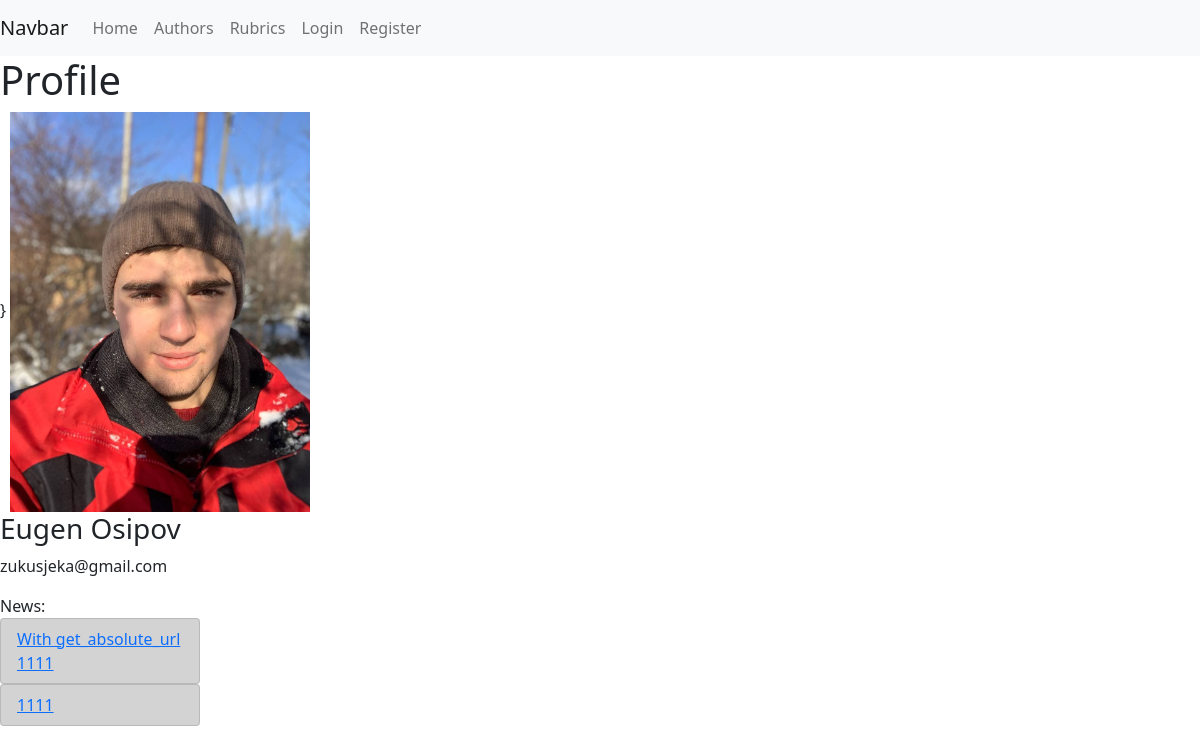
The page /author/eugenosipov-1613519753 on the database as committed earlier.
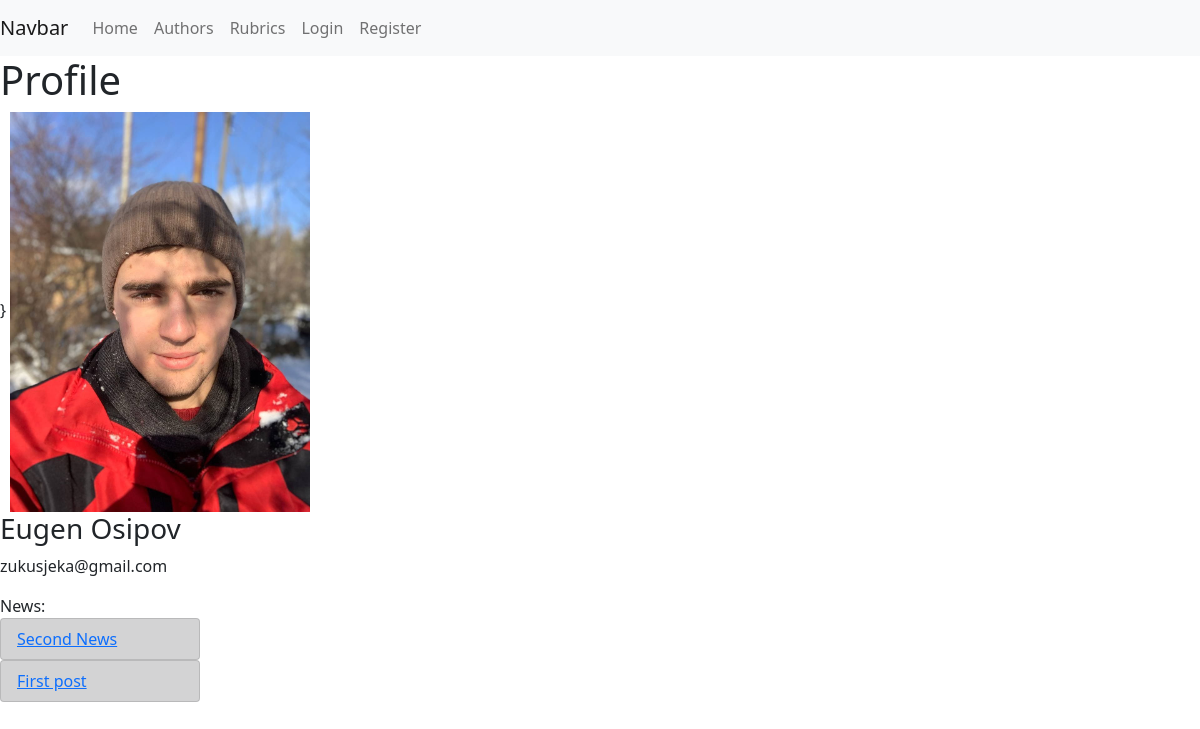
The same page on the database as committed later.
### engine/models.py (models this page shows, shortened)
class News(models.Model):
	title = models.CharField(max_length=150, verbose_name='Название новости')
	body = models.TextField(blank=True, verbose_name='Текст новости')
	slug = models.SlugField(unique=True, blank=True)
	pub_time = models.DateTimeField(auto_now_add=True)
	image = models.ImageField(blank=True, verbose_name='Фото')
	rubric = models.ManyToManyField('Rubrics', blank=True, related_name='news')
	authors = models.ManyToManyField('Authors', blank=False, related_name='authors_of_news')
	def get_absolute_url(self):
		return reverse('post_detail_url', kwargs={'slug': self.slug})
	class Meta:
		verbose_name = 'Новость'
		verbose_name_plural = 'Новости'
		ordering = ['-pub_time']

### engine/views.py (the view)
# urls.py: path('author/<str:slug>', AuthorDetail.as_view(), name='author_detail_url'),
class AuthorDetail(DetailView):
	model = Authors
	context_object_name = 'current_author'
	template_name = 'engine/author_detail.html'

### engine/templates/engine/author_detail.html (shortened to what this page needs)
{% extends 'engine/base_news.html' %}
{% block content %}
	<h1>Profile</h1>
	{% if current_author.photo %}}
		<img src="{{ current_author.photo.url }}" width="300" height="400">
	{% endif %}
		<h3>{{ current_author.name }} {{ current_author.surname }}</h3>
		<p>{{ current_author.email }}</p>
	News:
	{% for news in current_author.authors_of_news.all %}
		<div class="col-lg-2">
			<ul class="list-group">
				<li class="list-group-item list-group-item-dark"> <a href="{{ news.get_absolute_url }}">{{ news.title }}</a> </li>
			</ul>
		</div>
	{% endfor %}
{% endblock %}

Rows that differ between the two databases and show on the page:
removed News: title "With get_absolute_url 1111"
removed News: title "1111"
added News: title "Second News"
added News: title "First post"
